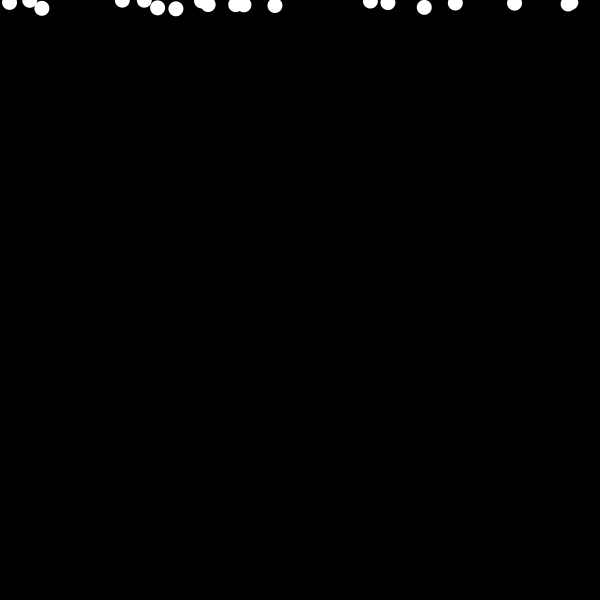
Frame 1 (no input)
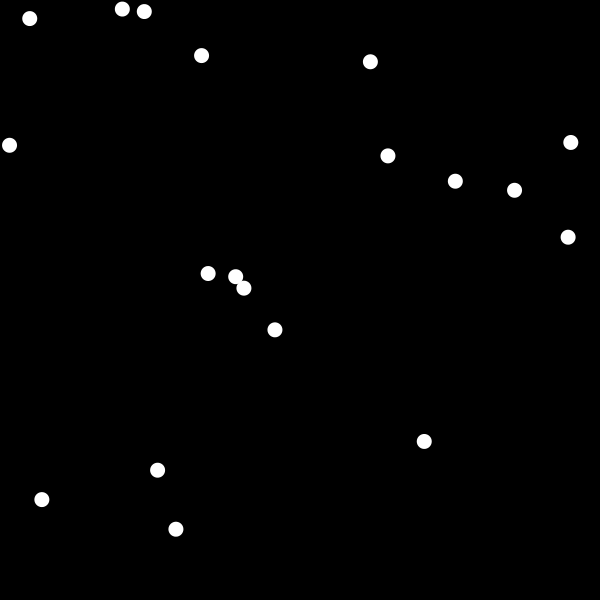
Frame 60 (the mouse pressed at the canvas centre just before this capture)
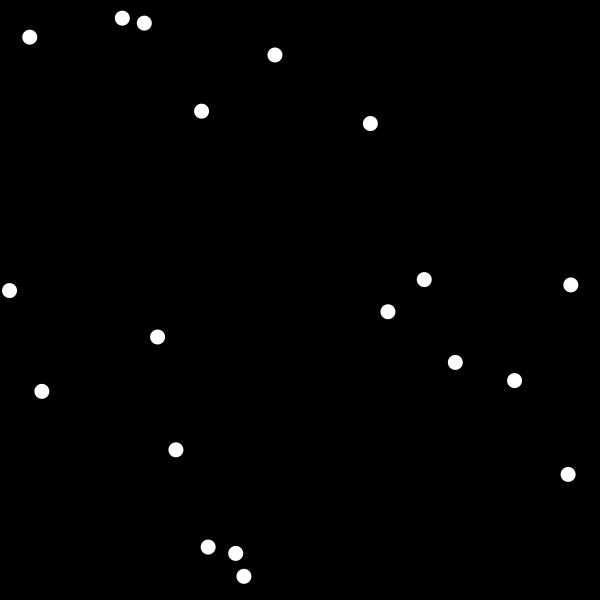
Frame 120 (the mouse held since frame 60 and released just before this capture)

The Processing sketch that drew these frames (run headless with seeded random() and noise(); from frame 60 on, the mouse is pressed at the canvas centre):

// Processing sketch: processing_71408
// ── processing_71408.pde

Snow[] h1 = new Snow[5];
Snow[] h2 = new Snow[6];
Snow[] h3 = new Snow[8];
 
void setup() 
{
  size(600, 600);
  frameRate(30);
   
   
  for (int i=0; i<h1.length; i++) {
      h1 [i] = new Snow(random(600),0, random(10));
  }
    for (int j=0; j<h2.length; j++) {
      h2 [j] = new Snow(random(600),0, random(10));
  }
  for (int k=0; k<h3.length; k++) {
      h3 [k] = new Snow(random(600),0, random(10));
  }
}

void draw() { 
  
  smooth();
  background(0);
  
  for (int i=0; i<h1.length; i++) {
  h1[i].update(); 
  }
  for (int j=0; j<h2.length; j++) {
  h2[j].update();
  }  
  for (int j=0; j<h3.length; j++) {
  h3[j].update();
  }  
} 
 
class Snow { 
  float xpos,ypos, speed; 
  Snow (float x,float y, float s) {  
    xpos = x;
    ypos = y; 
    speed = s; 
  } 
  void update() { 
    ypos += speed; 
    if (ypos > height) { 
      ypos = 0; 
    } 
    noStroke();
  
    ellipse(xpos, ypos, 15,15); 
  } 
} 
